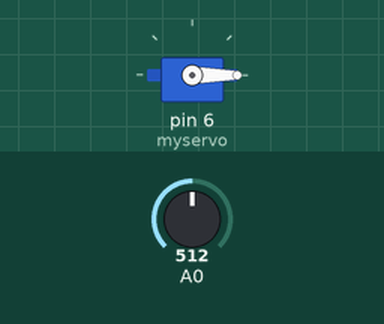
Recording of a sketch running on a simulated Arduino Uno, built with avr-gcc and run on an emulated ATmega328P. Parts: servo. The inputs (shaded band) are chosen by the test bench; at power-on: A0 = 512.

Above: at 1.2 s.
1.3 s: A0 set to 306
At 1.7 s:
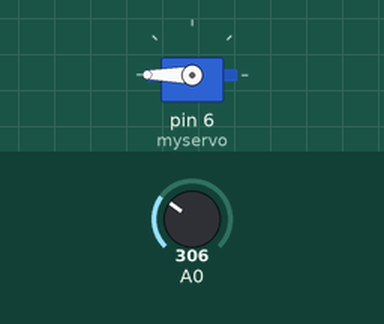
2.9 s: A0 set to 122
At 4.2 s:
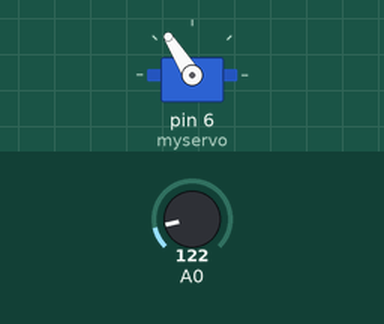
4.5 s: A0 set to 900
At 5.6 s:
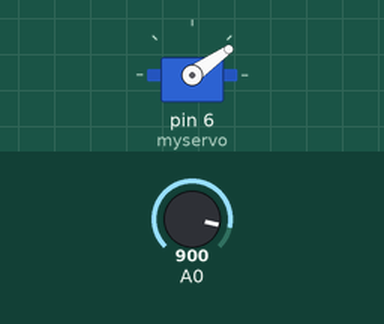
6.1 s: A0 set to 1023
At 6.9 s:
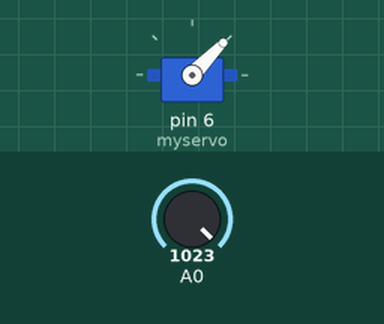
7.7 s: A0 set to 511
At 8.2 s:
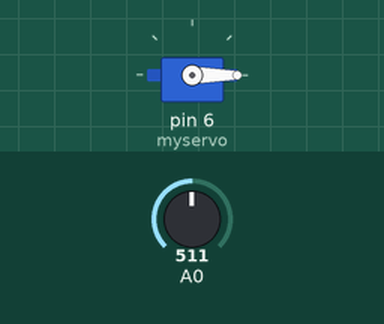
Timing chart, 0 to 10.3 s (numbered marks = the images above; inputs shaded):
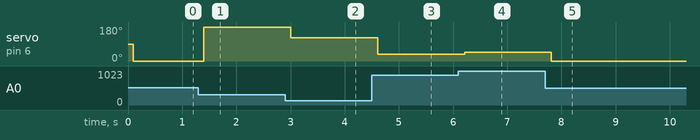

Measured:
- after the input at 1.3 s, servo on pin 6 (myservo): 0° → 180° after 0.10 s
- after the input at 2.9 s, servo on pin 6 (myservo): 180° → 122° after 0.11 s
- after the input at 4.5 s, servo on pin 6 (myservo): 122° → 35° after 0.11 s
- after the input at 6.1 s, servo on pin 6 (myservo): 35° → 46° after 0.11 s
- after the input at 7.7 s, servo on pin 6 (myservo): 46° → 0° after 0.11 s

The sketch:

servo-with-potentiometer.ino
```cpp
#include<Servo.h>
int r,angle;
Servo myservo;

void setup()
{
  pinMode(6, OUTPUT);
  pinMode(A0,INPUT);
  myservo.attach(6);
}

void loop()
{
  r=analogRead(A0);
  delay(100);
  myservo.write(r);
}
```
